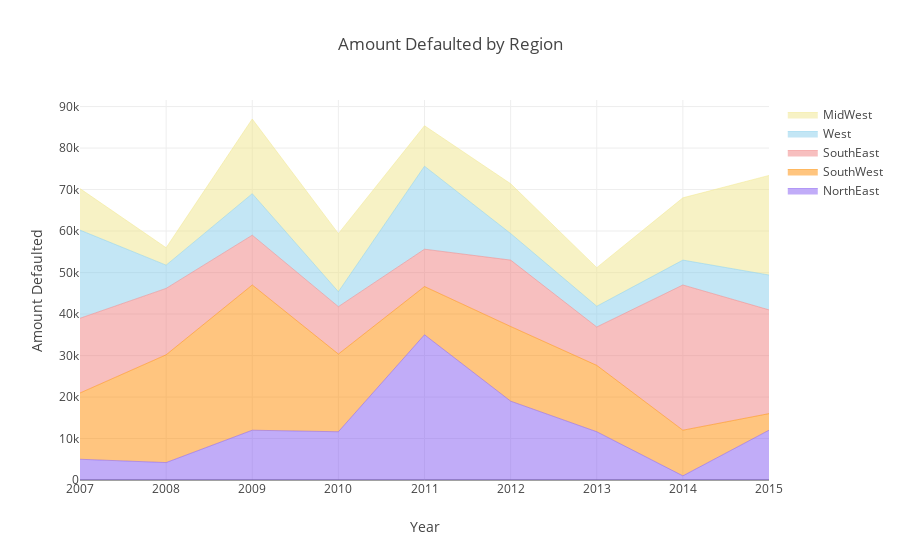

Notebook code for this chart:
### Code cell
NorthEast_defaults = go.Scatter(
    x= year,
    y= y0_stck,
    text=y0_txt,
    hoverinfo='x+text',
    name='NorthEast',
    mode= 'lines',
    line=dict(width=0.5,
             color='rgb(131, 90, 241)'),
    fill='tonexty'
)
SouthWest_defaults = go.Scatter(
    x=year,
    y=y1_stck,
    text=y1_txt,
    hoverinfo='x+text',
    name='SouthWest',
    mode= 'lines',
    line=dict(width=0.5,
             color='rgb(255, 140, 0)'),
    fill='tonexty'
)

SouthEast_defaults = go.Scatter(
    x= year,
    y= y2_stck,
    text=y2_txt,
    hoverinfo='x+text',
    name='SouthEast',
    mode= 'lines',
    line=dict(width=0.5,
             color='rgb(240, 128, 128)'),
    fill='tonexty'
)

West_defaults = go.Scatter(
    x= year,
    y= y3_stck,
    text=y3_txt,
    hoverinfo='x+text',
    name='West',
    mode= 'lines',
    line=dict(width=0.5,
             color='rgb(135, 206, 235)'),
    fill='tonexty'
    )

MidWest_defaults = go.Scatter(
    x= year,
    y= y4_stck,
    text=y4_txt,
    hoverinfo='x+text',
    name='MidWest',
    mode= 'lines',
    line=dict(width=0.5,
             color='rgb(240, 230, 140)'),
    fill='tonexty'
    )


data = [NorthEast_defaults, SouthWest_defaults, SouthEast_defaults, West_defaults, MidWest_defaults]

layout = dict(title = 'Amount Defaulted by Region',
              xaxis = dict(title = 'Year'),
              yaxis = dict(title = 'Amount Defaulted')
             )
fig = dict(data=data, layout=layout)
              
iplot(fig, filename='basic-area-no-bound')

### Figure 1 — Plotly figure (JSON) as saved in the notebook; plotly's stock layout.template omitted (floating-point values rounded to 4 significant figures; data arrays with more than 128 entries replaced by an {"elided": "..."} marker saying what was removed)
{"data": [{"fill": "tonexty", "hoverinfo": "x+text", "line": {"color": "rgb(131, 90, 241)", "width": 0.5}, "mode": "lines", "name": "NorthEast", "text": {"elided": "263 str values"}, "type": "scatter", "uid": "b9331f20-6c91-4270-8ce1-a451056e3452", "x": [2007, 2008, 2009, 2010, 2011, 2012, 2013, 2014, 2015], "y": {"elided": "263 int values"}}, {"fill": "tonexty", "hoverinfo": "x+text", "line": {"color": "rgb(255, 140, 0)", "width": 0.5}, "mode": "lines", "name": "SouthWest", "text": {"elided": "166 str values"}, "type": "scatter", "uid": "556f9d96-412f-49b9-ba4d-6c98102e6078", "x": [2007, 2008, 2009, 2010, 2011, 2012, 2013, 2014, 2015], "y": {"elided": "166 int values"}}, {"fill": "tonexty", "hoverinfo": "x+text", "line": {"color": "rgb(240, 128, 128)", "width": 0.5}, "mode": "lines", "name": "SouthEast", "text": {"elided": "297 str values"}, "type": "scatter", "uid": "a5c01c04-03eb-4d17-a310-5938abfe5677", "x": [2007, 2008, 2009, 2010, 2011, 2012, 2013, 2014, 2015], "y": {"elided": "166 int values"}}, {"fill": "tonexty", "hoverinfo": "x+text", "line": {"color": "rgb(135, 206, 235)", "width": 0.5}, "mode": "lines", "name": "West", "text": {"elided": "318 str values"}, "type": "scatter", "uid": "7d26ed40-56ac-4115-946d-be815c20e12d", "x": [2007, 2008, 2009, 2010, 2011, 2012, 2013, 2014, 2015], "y": {"elided": "166 int values"}}, {"fill": "tonexty", "hoverinfo": "x+text", "line": {"color": "rgb(240, 230, 140)", "width": 0.5}, "mode": "lines", "name": "MidWest", "text": {"elided": "175 str values"}, "type": "scatter", "uid": "eee63537-516b-4f2a-81f5-816795058b47", "x": [2007, 2008, 2009, 2010, 2011, 2012, 2013, 2014, 2015], "y": {"elided": "166 int values"}}], "layout": {"title": "Amount Defaulted by Region", "xaxis": {"title": "Year"}, "yaxis": {"title": "Amount Defaulted"}}}
